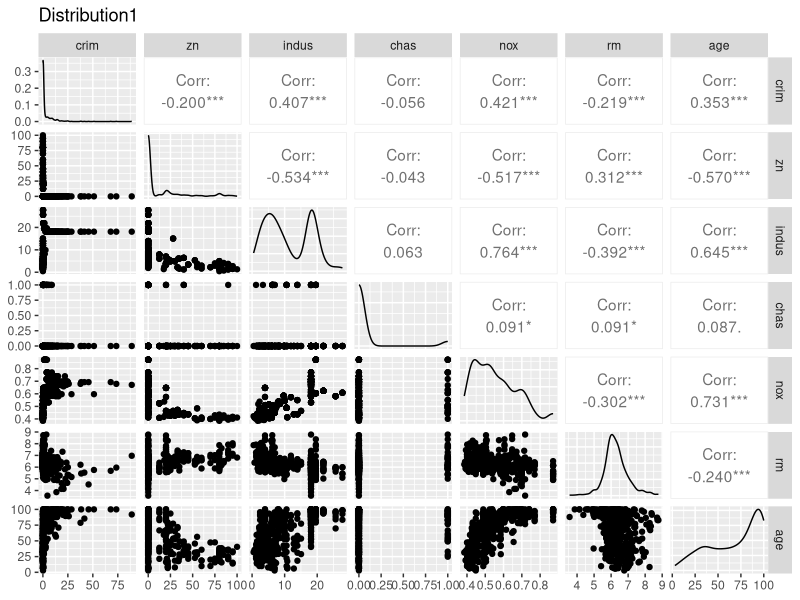
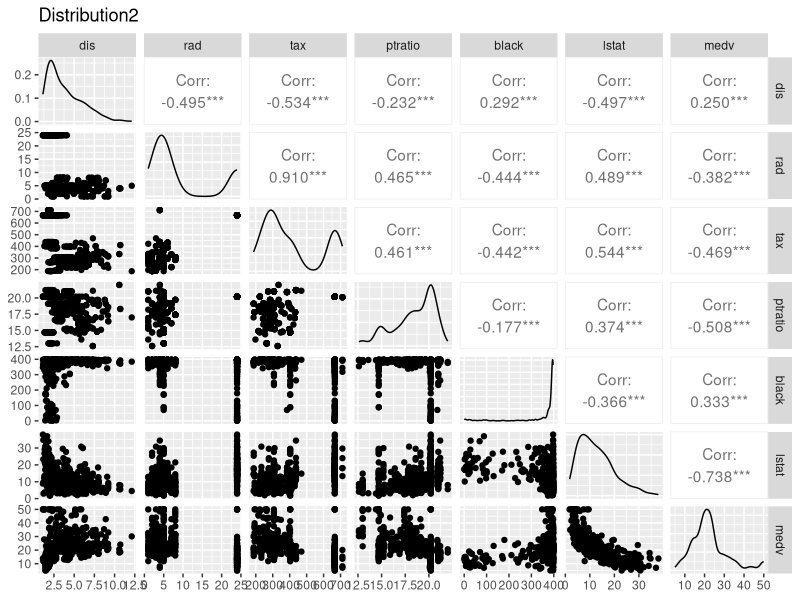
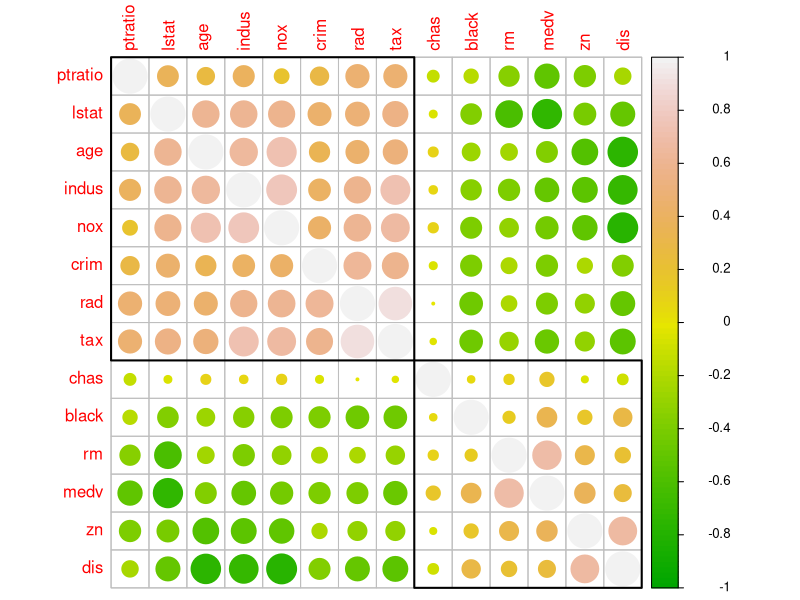
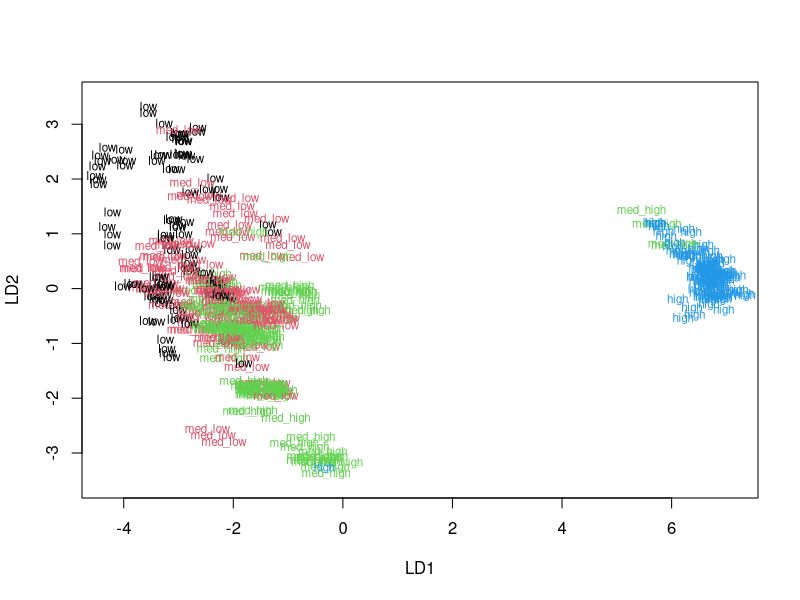
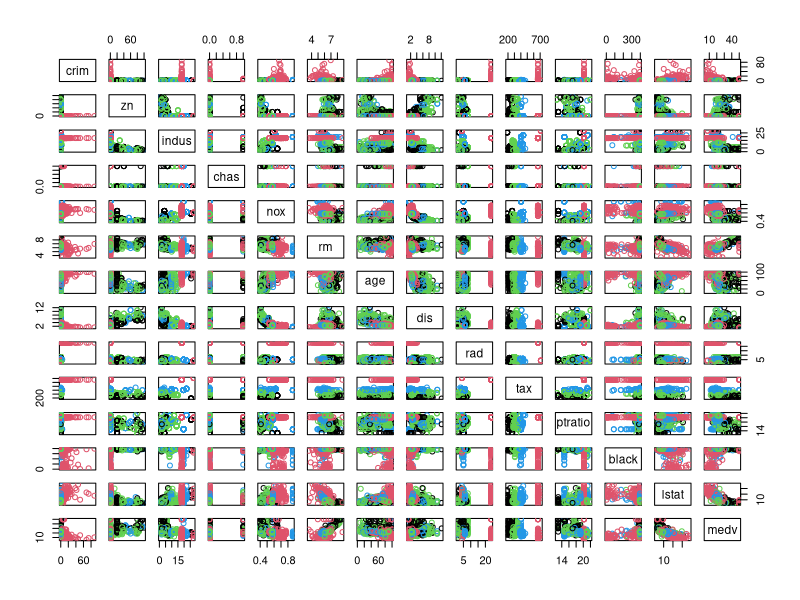
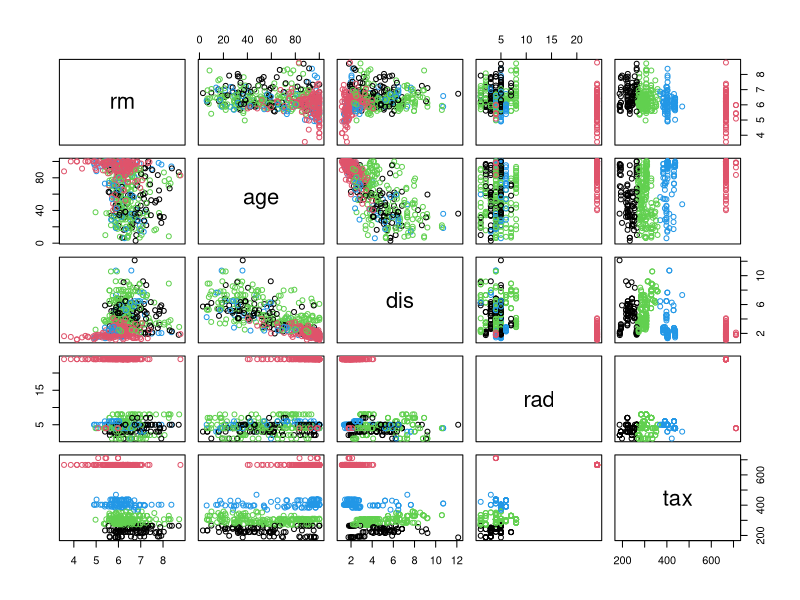
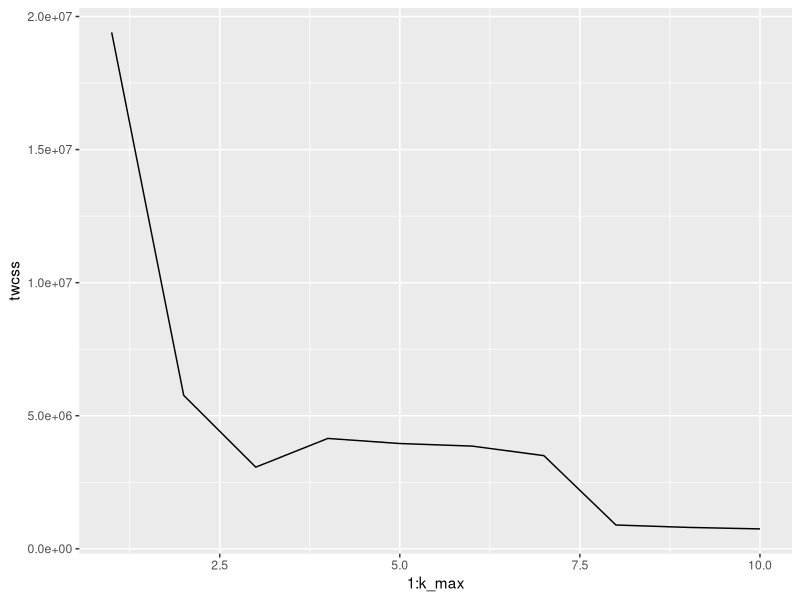
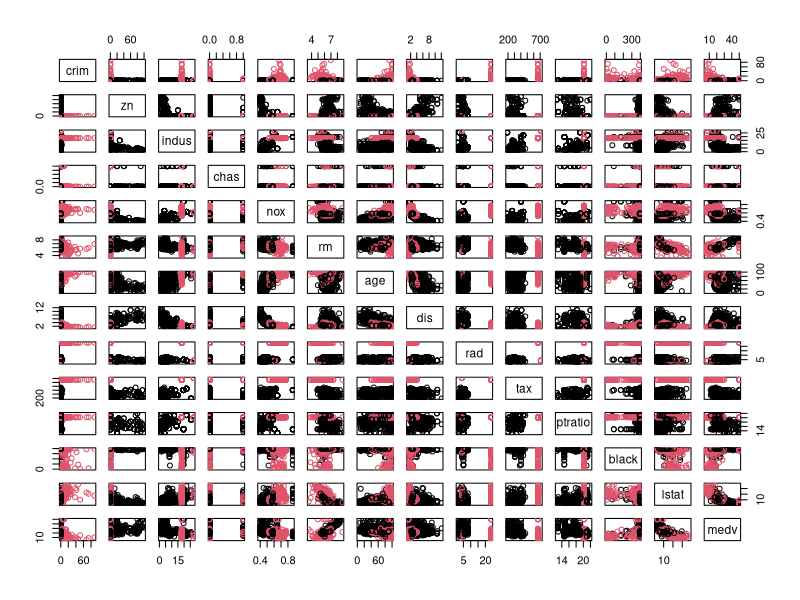

These charts were generated, in order, by the following R code:
## ---- chunk 1
setwd("~/IODS-project")
library(ggplot2)
library(GGally)
library(MASS)
data(Boston)
summary(Boston)
dim(Boston)
str(Boston)
D1<-dplyr::select(Boston, crim, zn,indus,chas,nox,rm,age) #Selecting half of the data and making a subset.
D2<-dplyr::select(Boston, dis,rad,tax,ptratio, black,lstat,medv)

ggpairs(D1, title = "Distribution1",
    lower = list(combo =wrap("facethist", bins = 20)))

ggpairs(D2, title = "Distribution2",
    lower = list(combo =wrap("facethist", bins = 20))) 

## ---- chunk 2
library(corrplot)
cor_matrix<-cor(Boston) 
corrplot(cor_matrix, method="circle", order = "hclust", addrect = 2, col = terrain.colors(100), cl.ratio = 0.2, cl.align = "r")
## ---- chunk 3
boston_scaled <- scale(Boston)
summary(boston_scaled)
class(boston_scaled)
boston_scaled<-as.data.frame(boston_scaled)
bins <- quantile(boston_scaled$crim)
print(bins)
crime <- cut(boston_scaled$crim, breaks = bins,labels=c("low","med_low","med_high", "high"), include.lowest = TRUE)
table(crime)
boston_scaled <- dplyr::select(boston_scaled, -crim)
boston_scaled <- data.frame(boston_scaled, crime)
dim(boston_scaled)
str(boston_scaled)
## ---- chunk 4
n <- nrow(boston_scaled)
ind <- sample(n,  size = n * 0.8)
train <- boston_scaled[ind,]
test <- boston_scaled[-ind,]
correct_classes <- dplyr::select(test, crime)
test <- dplyr::select(test, -crime)
str(train)
str(test)
## ---- chunk 5
library(MASS)
lda.fit <- lda(crime ~ ., data = train)                 # linear discriminant analysis
print(lda.fit)                                          # print the LDA fit  
classes <- as.numeric(train$crime)
plot(lda.fit, dimen = 2, col = classes, pch = classes) # ploting the LDA fit to have a firstlook
lda.pred <- predict(lda.fit, newdata = test)          # predict classes with test data
lda.pred$class
## ---- chunk 6
library(MASS)
data('Boston')
boston_scaled <- scale(Boston)
summary(boston_scaled)
class(boston_scaled)
boston_scaled<-as.data.frame(boston_scaled)
dist_eu <- dist(boston_scaled)
summary(dist_eu)
boston_scaled<-as.matrix(boston_scaled, method= "manhattan") # saving the scaled data under manhattan matrix.
dist_man <- dist(boston_scaled)
summary(dist_man)
## ---- chunk 7
# k-means clustering
km <-kmeans(Boston, centers = 4)
# plot the Boston dataset with clusters
pairs(Boston, col = km$cluster)
pairs(Boston[6:10], col = km$cluster)
set.seed(123)
k_max <- 10
twcss <- sapply(1:k_max, function(k){kmeans(Boston, k)$tot.withinss})
qplot(x = 1:k_max, y = twcss, geom = 'line')
km <-kmeans(Boston, centers = 2)
pairs(Boston, col = km$cluster)
## ---- chunk 8
library(MASS)
data(Boston) # load the Boston data set
boston_scaled1<- scale(Boston)# scale the Boston data set again - named boston_scaled1
boston_scaled2<-as.data.frame(boston_scaled1)
km1 <-kmeans(Boston, centers = 3)# k-means clustering

cluster <- km1$cluster
boston_scaled2<- data.frame(boston_scaled1,cluster) # add the cluster number to the df
lda.fit<- lda(cluster~., data = boston_scaled2)#linear discriminant analysis of clusters vs. all other variables
lda.fit# print the lda.fit object

# the function for lda biplot arrows
lda.arrows <- function(x, myscale = 1, arrow_heads = 0.1, color = "red", tex = 0.75, choices = c(1,2)){
  heads <- coef(x)
  arrows(x0 = 0, y0 = 0, 
         x1 = myscale * heads[,choices[1]], 
         y1 = myscale * heads[,choices[2]], col=color, length = arrow_heads)
  text(myscale * heads[,choices], labels = row.names(heads), 
       cex = tex, col=color, pos=3)
}

classes1 <- as.numeric(boston_scaled2$cluster)# target classes as numeric

plot(lda.fit, dimen = 2, col = classes1, pch = classes1, main = "LDA biplot using three clusters 1, 2 and 3")# plot the lda results
lda.arrows(lda.fit, myscale = 2)
